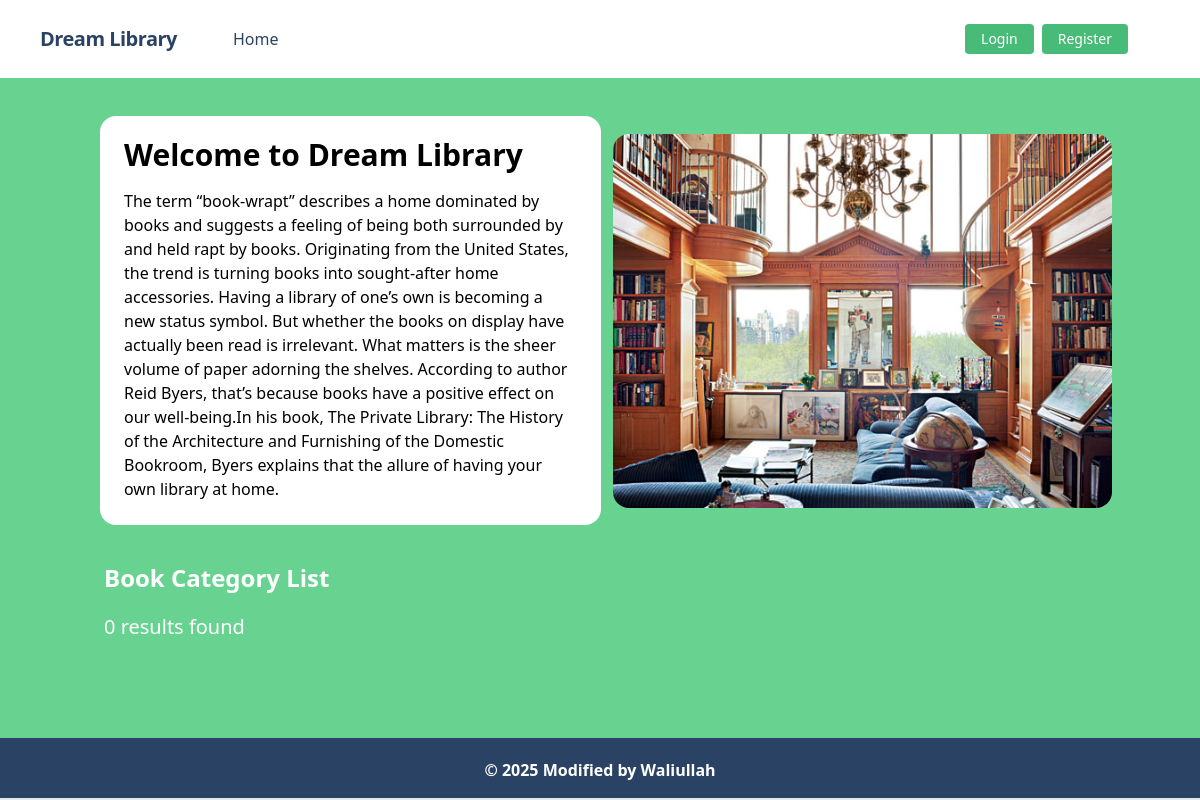
Before: / with the older database file.
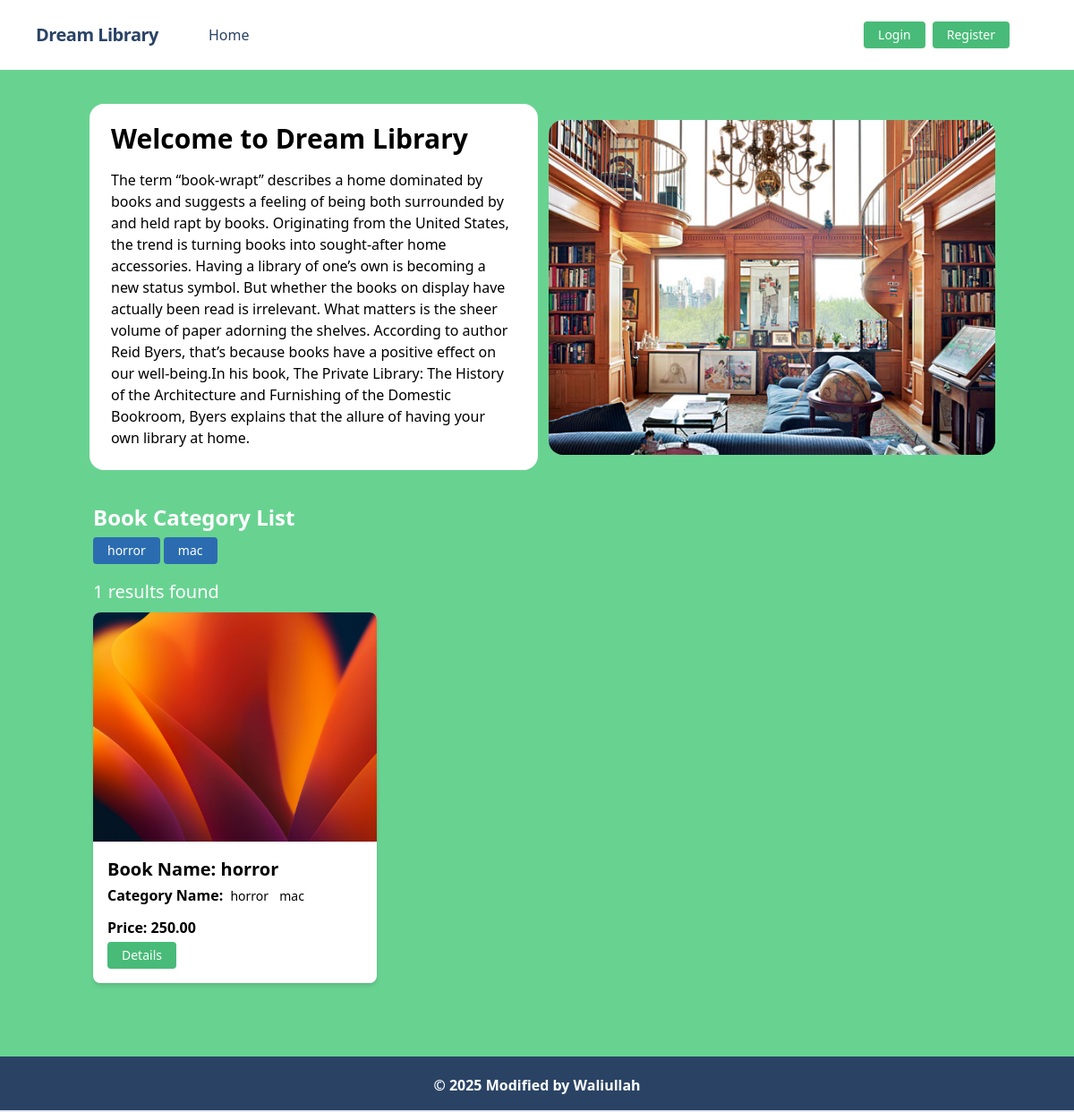
After: the same page with the newer database file.
### categories/models.py (models this page shows, shortened)
class CategoryModel(models.Model):
    category_name = models.CharField(max_length=150)
    slug = models.SlugField(max_length=150, unique=True, blank=True, null=True)

### admin_posts/models.py (models this page shows, shortened)
class AdminPost(models.Model):
    image = models.ImageField(upload_to='admin_posts/media/uploads/')
    book_name = models.CharField(max_length=100, null=True, blank=True)
    description = models.TextField()
    quantity = models.IntegerField()
    borrow_price = models.DecimalField(max_digits=12, decimal_places=2)
    book_category = models.ManyToManyField(CategoryModel)
    timestamp = models.DateTimeField(auto_now_add=True, blank=True, null=True)

### core/views.py (the view)
# urls.py: path('', HomeView, name = 'home' ),
def HomeView(request):
    data = AdminPost.objects.all()
    book_categorys = CategoryModel.objects.all()
    return render(request,'index.html', {'data': data,'book_category': book_categorys})

### core/templates/index.html (shortened to what this page needs)
{% extends 'base.html' %}
{% load static %}
{% block body %}
<div class="container mx-auto flex flex-col md:flex-row items-center mt-8 mb-3">
    <div class="flex flex-col w-full lg:w-1/2 justify-center items-start pt-4 pb-6 px-6 bg-white rounded-2xl bg-opacity-70 mx-3">
        <h1 class="font-bold text-3xl mb-3">Welcome to Dream Library</h1>
        <p class="leading-normal">
            The term “book-wrapt” describes a home dominated by books and suggests a feeling of being both surrounded by and held rapt by books. Originating from the United States, the trend is turning books into sought-after home accessories. Having a library of one’s own is becoming a new status symbol. But whether the books on display have actually been read is irrelevant. What matters is the sheer volume of paper adorning the shelves. According to author Reid Byers, that’s because books have a positive effect on our well-being.In his book, The Private Library: The History of the Architecture and Furnishing of the Domestic Bookroom, Byers explains that the allure of having your own library at home.
        </p>
    </div>
    <div class="w-full lg:w-1/2 lg:py-6 text-center">
        <img class="rounded-2xl" src="{% static 'image/library.jpg' %}" alt="Library Image">
    </div>
</div>
<div class="container mx-auto p-4">
        <div class="md:col-span-3 mb-4">
            <h3 class="text-2xl text-white font-bold mb-1">Book Category List</h3>
            {% for b in book_category %}
            <a class="inline-block font-medium text-sm px-4 py-2 leading-none bg-blue-700 rounded text-white border-white hover:border-transparent hover:text-dark hover:bg-red-700 mt-2 lg:mt-0" href="{% url 'category_name_wise_post' b.slug %}">{{ b.category_name }}</a>
            {% endfor %}
        </div>
        <div class="col-md-12 mb-32">
            <h4 class="text-xl text-white mb-2">{{ data|length }} results found</h4>
            <div class="grid grid-cols-1 sm:grid-cols-1 md:grid-cols-3 lg:grid-cols-3 xl:grid-cols-3 gap-5">
                {% for post in data %}
                    <div class="bg-white rounded-lg overflow-hidden shadow-md">
                        <img src="{{ post.image.url }}" class="w-full h-64 " alt="card image">
                        <div class="p-4">
                            <h5 class="text-xl font-bold">Book Name: {{ post.book_name }}</h5>
                            <div class="mb-2">
                                <h3 class="font-semibold">Category Name:
                                    {% for b in post.book_category.all %}
                                <span class="inline-block font-medium text-sm px-1 py-2 leading-none text-black">{{ b.category_name }}</span>
                                {% endfor %}
                                </h3>
                            </div>
                            <h3 class="font-semibold mb-1">Price: {{ post.borrow_price }}</h3>
                            <a href="{% url 'details' post.id %}" class="inline-block font-medium text-sm px-4 py-2 leading-none bg-green-500 rounded text-white border-white hover:border-transparent hover:text-dark hover:bg-red-700 mt-2 lg:mt-0">Details</a>
                        </div>
                    </div>
                {% endfor %}
            </div>
        </div>
</div>
{% endblock %}

### core/templates/base.html (shortened to what this page needs)
{% load static %}
<!DOCTYPE html>
<html lang="en">
    <head>
        <link href="https://unpkg.com/tailwindcss@^1.0/dist/tailwind.min.css" rel="stylesheet">
    </head>
    <body class="bg-green-400">
        {% include 'navbar.html' %}
        {% block body %}{% endblock %}
        {% include 'footer.html' %}
    </body>
</html>

### core/templates/navbar.html (shortened to what this page needs)
<nav class="flex items-center justify-between flex-wrap bg-white p-6 px-10">
    <div class="flex items-center flex-shrink-0 text-white mr-6">
        <span class="font-semibold text-xl tracking-tight text-blue-900 text-decoration-none text-white"><a href="{% url 'home' %}">Dream Library</a></span>
    </div>
    <div class="w-full block flex-grow lg:flex lg:items-center lg:w-auto px-8">
        {% if request.user.is_authenticated %}
            <div class="text-md lg:flex-grow">
                <a href="{% url 'home' %}" class="block mt-4 lg:inline-block lg:mt-0 text-blue-900 hover:text-red-900 hover:font-black mr-4">
                    Home
                </a>
                <a href="{% url 'tranactions_report' %}" class="block mt-4 lg:inline-block lg:mt-0 text-blue-900 hover:text-red-900 hover:font-black mr-4">
                    Tranaction Report
                </a>
                <a href="{% url 'deposit_money' %}" class="block mt-4 lg:inline-block lg:mt-0 text-blue-900 hover:text-red-900 hover:font-black mr-4">
                    Deposit
                </a>
            </div>
            <div class="flex w-auto">
                <div class="text-blue-900 my-auto font-black px-5">Welcome, {{ request.user.first_name }} {{ request.user.last_name }} (balance : {{request.user.account.balance}}) </div>
                <a href="{% url 'profile' %}" class="mx-2 inline-block font-medium text-sm px-4 py-2 leading-none bg-green-500 rounded text-white border-white hover:border-transparent hover:text-dark hover:bg-red-700 mt-4 lg:mt-0">Profile</a>
                <form action="{% url 'logout' %}" method = "post">
                    {% csrf_token %}
                    <button type="submit" class="mx-2 inline-block font-medium text-sm px-4 py-2 leading-none bg-red-700 rounded text-white border-white hover:border-transparent hover:text-dark hover:bg-green-700 mt-4 lg:mt-0">Logout</button>
                </form>
            </div>
        {% else %}
            <div class="text-md lg:flex-grow">
                <a href="{% url 'home' %}" class="block mt-4 lg:inline-block lg:mt-0 text-blue-900 hover:text-red-900 hover:font-black mr-4">
                    Home
                </a>
            </div>
            <div>
                <a href="{% url 'login' %}" class="mr-2 inline-block font-medium text-sm px-4 py-2 leading-none bg-green-500 rounded text-white border-white hover:border-transparent hover:text-dark hover:bg-red-700 mt-4 lg:mt-0">Login</a>
            </div>
            <div>
                <a href="{% url 'register' %}" class="inline-block font-medium text-sm px-4 py-2 leading-none bg-green-500 rounded text-white border-white hover:border-transparent hover:text-dark hover:bg-red-700 mt-4 lg:mt-0">Register</a>
            </div>
        {% endif %}
    </div>
</nav>

### core/templates/footer.html
<footer class="footer bg-blue-900 text-white relative border-b-2 mt-10">
    <div class="container mx-auto px-6">
        <div class="mt-5 flex flex-col items-center">
            <div class="sm:w-2/3 text-center py-0 pb-2">
                <p class="text-md text-white font-bold mb-2">
                    © {% now "Y" %} Modified by Waliullah
                </p>
            </div>
        </div>
    </div>
</footer>

### core/templates/base.html (style rules this page uses)
footer { position: fixed !important; bottom: 0 !important; width: 100%; }

Changed rows visible on the page:
added CategoryModel: category_name "horror"
added CategoryModel: category_name "mac"
added AdminPost: image (picture), book_name "horror", borrow_price "250.00"
Other visible differences:
{{ data|length }}: "0" → "1"
